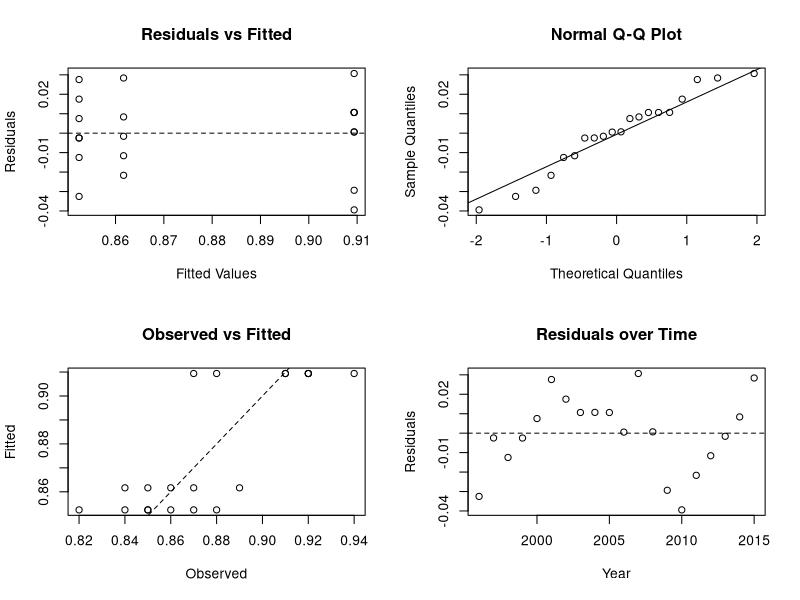
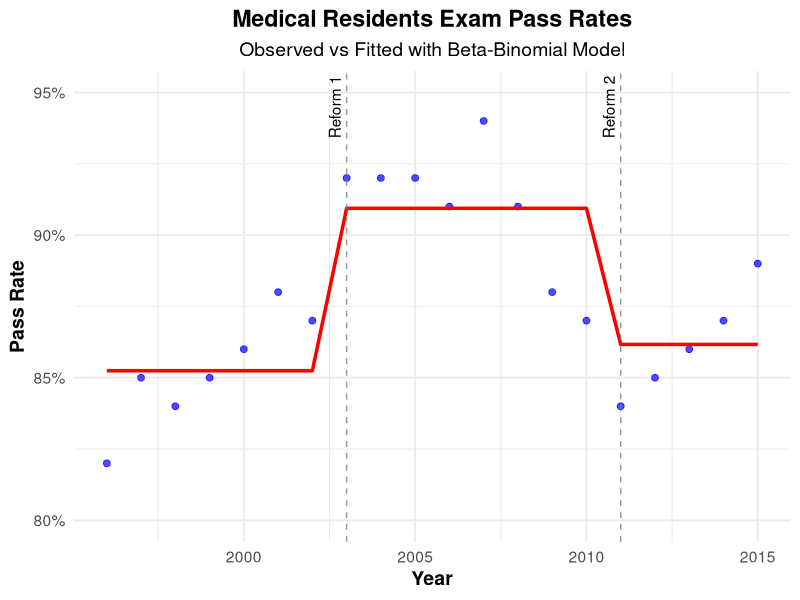
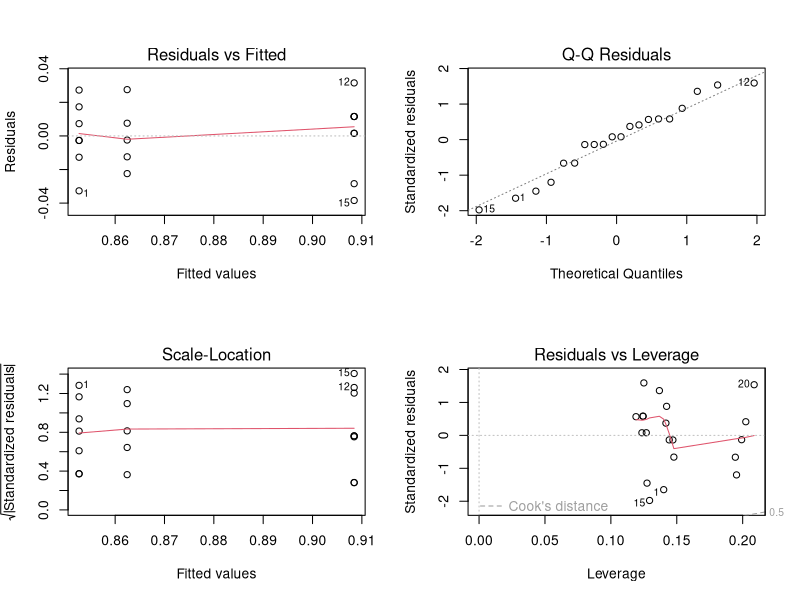
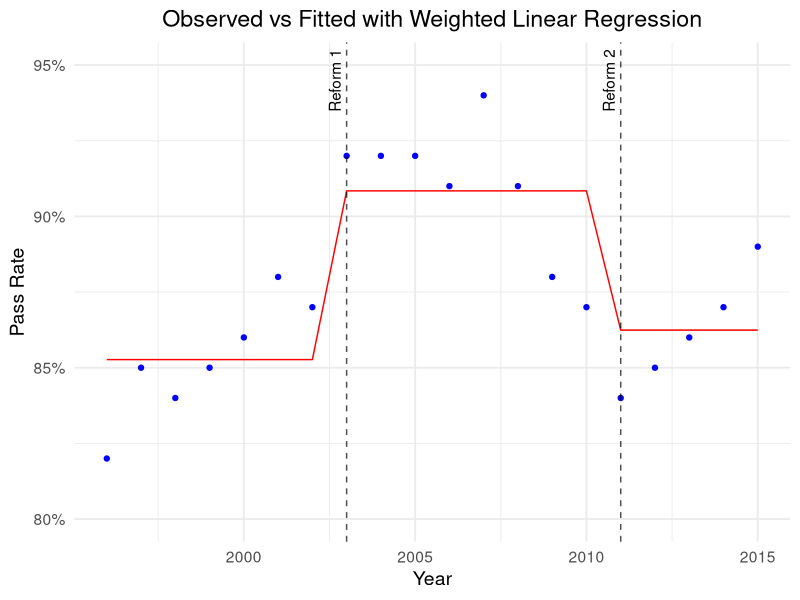

These figures' R source, in order:
## ---- chunk 1
library(VGAM)
library(ggplot2)
library(dplyr)
library(scales)
library(broom)
library(car)
library(sandwich)
## ---- chunk 2

x <- read.table("data.txt", header = TRUE, as.is = TRUE)

x$Pass <- round(x$N * x$Pct)
x$Fail <- x$N - x$Pass

x$timeperiod <- rep(1, nrow(x))
x$timeperiod[x$Year > 2002] <- 2
x$timeperiod[x$Year > 2010] <- 3
x$timeperiod <- factor(x$timeperiod, levels = c(1,2,3), 
                       labels = c("tp1","tp2","tp3"))

bb_model <- vglm(cbind(Pass, Fail) ~ timeperiod, betabinomial, data = x)
binomial_model <- glm(cbind(Pass, Fail) ~ timeperiod, family = binomial, data = x)


coef_all <- Coef(bb_model)
se_all   <- sqrt(diag(vcov(bb_model)))

coef_mu  <- coef_all[c("(Intercept):1", "timeperiodtp2", "timeperiodtp3")]
coef_rho <- coef_all["(Intercept):2"]

se_mu  <- se_all[c("(Intercept):1", "timeperiodtp2", "timeperiodtp3")]
se_rho <- se_all["(Intercept):2"]

z_mu  <- coef_mu / se_mu
z_rho <- coef_rho / se_rho

p_mu  <- 2 * pnorm(-abs(z_mu))
p_rho <- 2 * pnorm(-abs(z_rho))

odds_ratios <- exp(coef_mu)
pred_probs  <- plogis(coef_mu)

ci_lower <- exp(coef_mu - 1.96*se_mu)
ci_upper <- exp(coef_mu + 1.96*se_mu)

summary_table <- data.frame(
  Predictor = c("(Intercept) mu", "timeperiodtp2", "timeperiodtp3", "(Intercept) rho"),
  Log_Odds  = round(c(coef_mu, coef_rho), 3),
  Std_Error = round(c(se_mu, se_rho), 3),
  Z_value   = round(c(z_mu, z_rho), 3),
  P_value   = signif(c(p_mu, p_rho), 3),
  Odds_Ratio = c(round(odds_ratios,3), NA),
  CI_lower   = c(round(ci_lower,3), NA),
  CI_upper   = c(round(ci_upper,3), NA),
  Predicted_Prob = c(round(pred_probs,3), NA)
)

print("=== Model Summary Table (aligned correctly) ===")
print(summary_table)

cat("Beta-Binomial AIC:", AIC(bb_model), "\n")
cat("Standard Binomial AIC:", AIC(binomial_model), "\n")

x$fitted_prob <- fitted(bb_model)[,1]
x$resid_resp  <- residuals(bb_model, type = "response")

par(mfrow = c(2, 2))
plot(x$fitted_prob, x$resid_resp,
     main = "Residuals vs Fitted",
     xlab = "Fitted Values", ylab = "Residuals")
abline(h = 0, lty = 2)

qqnorm(x$resid_resp)
qqline(x$resid_resp)

plot(x$Pct, x$fitted_prob,
     main = "Observed vs Fitted",
     xlab = "Observed", ylab = "Fitted")
abline(0,1,lty=2)

plot(x$Year, x$resid_resp,
     main = "Residuals over Time",
     xlab = "Year", ylab = "Residuals")
abline(h=0,lty=2)
par(mfrow = c(1,1))

## ---- chunk 3
ggplot(x, aes(x = Year)) +
  geom_point(aes(y = Pct), color = "blue", size = 2, alpha = 0.7) +
  geom_line(aes(y = fitted_prob), color = "red", size = 1.2) +
  geom_vline(xintercept = c(2003, 2011), linetype = "dashed", color = "gray50", alpha = 0.8) +
  annotate("text", x = 2003, y = 0.945, label = "Reform 1", angle = 90, vjust = -0.5) +
  annotate("text", x = 2011, y = 0.945, label = "Reform 2", angle = 90, vjust = -0.5) +
  labs(
    title = "Medical Residents Exam Pass Rates",
    subtitle = "Observed vs Fitted with Beta-Binomial Model",
    y = "Pass Rate",
    x = "Year"
  ) +
  scale_y_continuous(limits = c(0.8, 0.95), labels = scales::percent) +
  theme_minimal(base_size = 14) +
  theme(
    plot.title = element_text(hjust = 0.5, face = "bold"),
    plot.subtitle = element_text(hjust = 0.5),
    axis.title = element_text(face = "bold")
  )
## ---- chunk 4

# linear model fit 
linear_model <- lm(Pct ~ timeperiod, data = x, weights = N)
tidy(linear_model, conf.int = TRUE)

# predicted period means with 95% ci 
newdat <- data.frame(timeperiod = factor(c("tp1","tp2","tp3"), 
                                         levels=c("tp1","tp2","tp3")))
pred <- predict(linear_model, 
                newdata = newdat, se.fit = TRUE)

# SEs for predictions
X <- model.matrix(~ timeperiod, newdat)
Vrob <- vcovHC(linear_model, type = "HC1")
se_pred <- sqrt(diag(X %*% Vrob %*% t(X)))
cbind(newdat,
      fit = pred$fit,
      lo = pred$fit - 1.96*se_pred,
      hi = pred$fit + 1.96*se_pred)

# tp3 vs tp2
linearHypothesis(linear_model, "timeperiodtp3 - timeperiodtp2 = 0", vcov.=vcovHC(linear_model, type="HC1"))

# residual plots
par(mfrow=c(2,2))
plot(linear_model)
par(mfrow=c(1,1))

# can do aic comparing with / without time period (chat?)
# i will finish writing the confidence interval stuff later
## ---- chunk 5

x$fitted_lm <- predict(linear_model, newdata = x)

ggplot(x, aes(x = Year)) +
  geom_point(aes(y = Pct), color = "blue") +  
  geom_line(aes(y = fitted_lm), color = "red") +         
  geom_vline(xintercept = c(2003, 2011), linetype = "dashed", color = "black", alpha = 0.7) +
  annotate("text", x = 2003, y = 0.945, label = "Reform 1", angle = 90, vjust = -0.5) +
  annotate("text", x = 2011, y = 0.945, label = "Reform 2", angle = 90, vjust = -0.5) +
  labs(title = "Observed vs Fitted with Weighted Linear Regression",
       y = "Pass Rate",
       x = "Year") +
  scale_y_continuous(limits = c(0.8, 0.95), labels = percent) +
  theme_minimal(base_size = 14) +
  theme(
    plot.title = element_text(hjust = 0.5),
    plot.subtitle = element_text(hjust = 0.5),
    axis.title = element_text()
  )
